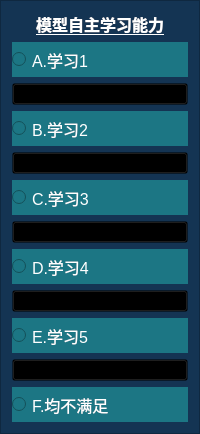
           <widget class="QFrame" name="frame_xuexi">
            <property name="styleSheet">
             <string notr="true">background-color: rgb(20, 52, 83);
border-color: rgb(255, 97, 6);
</string>
            </property>
            <property name="frameShape">
             <enum>QFrame::StyledPanel</enum>
            </property>
            <property name="frameShadow">
             <enum>QFrame::Raised</enum>
            </property>
            <layout class="QVBoxLayout" name="verticalLayout_2">
             <item>
              <widget class="QLabel" name="label_xuexi">
               <property name="sizePolicy">
                <sizepolicy hsizetype="Preferred" vsizetype="Fixed">
                 <horstretch>0</horstretch>
                 <verstretch>0</verstretch>
                </sizepolicy>
               </property>
               <property name="font">
                <font>
                 <pointsize>12</pointsize>
                 <weight>75</weight>
                 <italic>false</italic>
                 <bold>true</bold>
                 <underline>true</underline>
                 <strikeout>false</strikeout>
                </font>
               </property>
               <property name="styleSheet">
                <string notr="true">color: rgb(255, 255, 255);</string>
               </property>
               <property name="text">
                <string>模型自主学习能力</string>
               </property>
               <property name="alignment">
                <set>Qt::AlignCenter</set>
               </property>
              </widget>
             </item>
             <item>
              <widget class="QRadioButton" name="radioButton_xuexiA">
               <property name="minimumSize">
                <size>
                 <width>0</width>
                 <height>35</height>
                </size>
               </property>
               <property name="font">
                <font>
                 <pointsize>12</pointsize>
                </font>
               </property>
               <property name="styleSheet">
                <string notr="true">color: rgb(255, 255, 255);
background-color: rgb(28, 118, 132);</string>
               </property>
               <property name="text">
                <string>A.学习1</string>
               </property>
              </widget>
             </item>
             <item>
              <widget class="QPushButton" name="pushButton_5">
               <property name="styleSheet">
                <string notr="true">background-color: transparent</string>
               </property>
               <property name="text">
                <string/>
               </property>
              </widget>
             </item>
             <item>
              <widget class="QRadioButton" name="radioButton_xuexiB">
               <property name="minimumSize">
                <size>
                 <width>0</width>
                 <height>35</height>
                </size>
               </property>
               <property name="font">
                <font>
                 <pointsize>12</pointsize>
                </font>
               </property>
               <property name="styleSheet">
                <string notr="true">color: rgb(255, 255, 255);
background-color: rgb(28, 118, 132);</string>
               </property>
               <property name="text">
                <string>B.学习2</string>
               </property>
              </widget>
             </item>
             <item>
              <widget class="QPushButton" name="pushButton_6">
               <property name="styleSheet">
                <string notr="true">background-color: transparent</string>
               </property>
               <property name="text">
                <string/>
               </property>
              </widget>
             </item>
             <item>
              <widget class="QRadioButton" name="radioButton_xuexiC">
               <property name="minimumSize">
                <size>
                 <width>0</width>
                 <height>35</height>
                </size>
               </property>
               <property name="font">
                <font>
                 <pointsize>12</pointsize>
                </font>
               </property>
               <property name="styleSheet">
                <string notr="true">color: rgb(255, 255, 255);
background-color: rgb(28, 118, 132);</string>
               </property>
               <property name="text">
                <string>C.学习3</string>
               </property>
              </widget>
             </item>
             <item>
              <widget class="QPushButton" name="pushButton_7">
               <property name="styleSheet">
                <string notr="true">background-color: transparent</string>
               </property>
               <property name="text">
                <string/>
               </property>
              </widget>
             </item>
             <item>
              <widget class="QRadioButton" name="radioButton_xuexiD">
               <property name="minimumSize">
                <size>
                 <width>0</width>
                 <height>35</height>
                </size>
               </property>
               <property name="font">
                <font>
                 <pointsize>12</pointsize>
                </font>
               </property>
               <property name="styleSheet">
                <string notr="true">color: rgb(255, 255, 255);
background-color: rgb(28, 118, 132);</string>
               </property>
               <property name="text">
                <string>D.学习4</string>
               </property>
              </widget>
             </item>
             <item>
              <widget class="QPushButton" name="pushButton_8">
               <property name="styleSheet">
                <string notr="true">background-color: transparent</string>
               </property>
               <property name="text">
                <string/>
               </property>
              </widget>
             </item>
             <item>
              <widget class="QRadioButton" name="radioButton_xuexiE">
               <property name="minimumSize">
                <size>
                 <width>0</width>
                 <height>35</height>
                </size>
               </property>
               <property name="font">
                <font>
                 <pointsize>12</pointsize>
                </font>
               </property>
               <property name="styleSheet">
                <string notr="true">color: rgb(255, 255, 255);
background-color: rgb(28, 118, 132);</string>
               </property>
               <property name="text">
                <string>E.学习5</string>
               </property>
              </widget>
             </item>
             <item>
              <widget class="QPushButton" name="pushButton_25">
               <property name="styleSheet">
                <string notr="true">background-color: transparent</string>
               </property>
               <property name="text">
                <string/>
               </property>
              </widget>
             </item>
             <item>
              <widget class="QRadioButton" name="radioButton_4">
               <property name="minimumSize">
                <size>
                 <width>0</width>
                 <height>35</height>
                </size>
               </property>
               <property name="font">
                <font>
                 <pointsize>12</pointsize>
                </font>
               </property>
               <property name="styleSheet">
                <string notr="true">color: rgb(255, 255, 255);
background-color: rgb(28, 118, 132);</string>
               </property>
               <property name="text">
                <string>F.均不满足</string>
               </property>
              </widget>
             </item>
            </layout>
           </widget>
